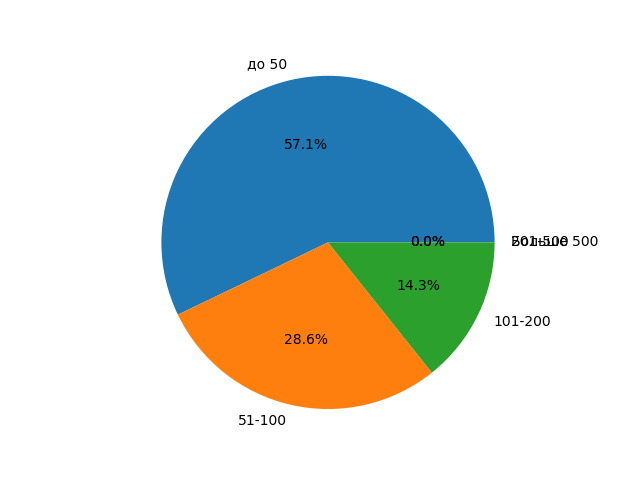

Reproduce this figure in Python.
# Социологический опрос на тему:"Социальные сети"
# 6.	Со сколькими из друзей вы знакомы лично?

import matplotlib.pyplot as plt

labels = 'до 50', '51-100', '101-200', '201-500', 'Больше 500'
sizes = [4,2,1,0,0]

fig, ax = plt.subplots()
ax.pie(sizes, labels=labels, autopct='%1.1f%%')
ax.axis('equal')

plt.show()
